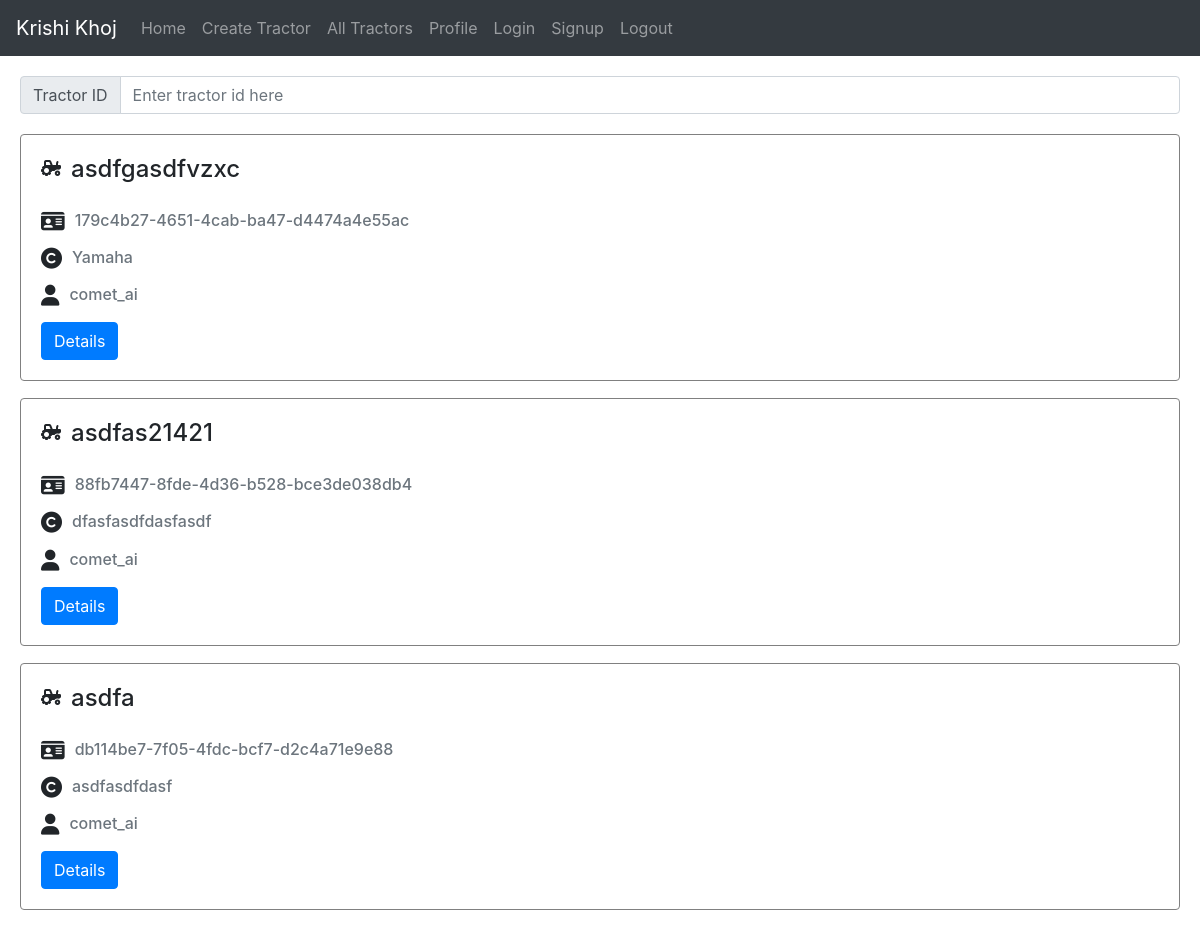
Page /tractors (signed in) on the committed database.
### krishikhoj/models.py (models this page shows)
class Tractor(models.Model):
    farmer = models.ForeignKey(User, on_delete=models.CASCADE)
    brand = models.CharField(max_length=100, blank=False)
    naming = models.CharField(max_length=300, blank=False)
    drivers_seat = models.CharField(max_length=100, blank=False)
    cab_suspension = models.CharField(max_length=100, blank=False)
    front_axle_suspension = models.BooleanField(blank=False)
    wheel_drive = models.CharField(max_length=10, blank=False)
    gear_box_type = models.CharField(max_length=50, blank=False)
    implementations = models.TextField(blank=False)
    rpm = models.IntegerField(blank=False)
    pto = models.BooleanField(blank=False)
    trac_id = models.UUIDField(
        default=uuid.uuid4(), editable=False, primary_key=True)

### krishikhoj/views.py (the view)
# urls.py: path('tractors', the_tractors, name="all_tracks"),
def the_tractors(request):
    if request.user.is_authenticated:
        return render(request, "all_tractors.html", context={'data': Tractor.objects.all()})
    else:
        request.build_absolute_uri("")
        return redirect("/login")

### templates/all_tractors.html (shortened to what this page needs)
{% extends 'nav.html' %}
{% block data %}
<div>
    <div style="margin: 20px;">
        <div class="input-group flex-nowrap">
            <div class="input-group-prepend">
                <span class="input-group-text" id="addon-wrapping">Tractor ID</span>
            </div>
            <input type="text" id="my_trac_search" class="form-control" placeholder="Enter tractor id here"
                aria-label="Username" aria-describedby="addon-wrapping">
        </div>
    </div>
    <div style="display: flex; flex-direction: column; gap: 17px; margin: 20px;" id="trac_suit">
        {% for i in data %}
        <div class="card" style="width: 100%; border: 1.3px solid grey;">
            <div class="card-body">
                <div style="display: flex; flex-direction: column; gap: 10px;">
                    <div style="display: flex; gap: 10px; margin-bottom: 5px;">
                        <i class="fa-solid fa-tractor" style="margin-top: 5px;"></i>
                        <h4 class="card-title">{{i.naming}}</h5>
                    </div>
                    <div style="display: flex; gap: 10px;">
                        <i class="fa-solid fa-id-card" style="font-size: 21px;"></i>
                        <h6 class="card-subtitle mb-2 text-muted" style="margin-top: 0px;">{{i.trac_id}}</h6>
                    </div>
                    <div style="display: flex; gap: 10px;">
                        <i class="fa-solid fa-copyright" style="font-size: 21px;"></i>
                        <h6 class="card-subtitle mb-2 text-muted" style="margin-top: 0px;">{{i.brand}}</h6>
                    </div>
                    <div style="display: flex; gap: 10px;">
                        <i class="fa-solid fa-user" style="font-size: 21px;"></i>
                        <h6 class="card-subtitle mb-2 text-muted" style="margin-top: 0px;">{{i.farmer.username}}</h6>
                    </div>
                    <button class="btn btn-primary"
                    onclick="location.href='{{ request.scheme }}://{{ request.get_host }}{% url 'single' i.trac_id %}'"
                        ;` style="width: fit-content;">Details</button>
                </div>
            </div>
        </div>
        {% endfor %}
    </div>
</div>
{% endblock data %}

### rows in the picture
Tractor: naming "asdfgasdfvzxc", trac_id "179c4b27-4651-4cab-ba47-d4474a4e55ac", brand "Yamaha", farmer.username "comet_ai"
Tractor: naming "asdfas21421", trac_id "88fb7447-8fde-4d36-b528-bce3de038db4", brand "dfasfasdfdasfasdf", farmer.username "comet_ai"
Tractor: naming "asdfa", trac_id "db114be7-7f05-4fdc-bcf7-d2c4a71e9e88", brand "asdfasdfdasf", farmer.username "comet_ai"
